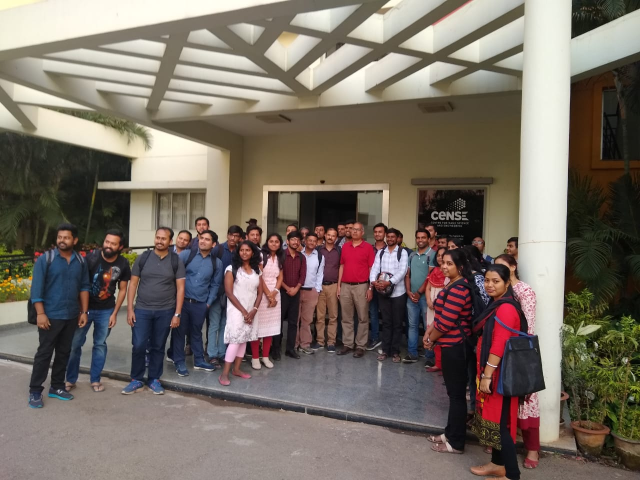
#> input picture computervision/img1.jpeg, 1280 x 960 px (shown at 1/2 size)
$ python 2-FaceDetection.py
#> lines starting #> are read from the running program, lines starting #| are printed output that depends on the picture; after the words box and inside, x2 and y2 are one past the last pixel; in counts of white or black regions, pixels touching at a corner belong together
# -*- coding: utf-8 -*-
import cv2

# Create a CascadeClassifier Object
face_cascade = cv2.CascadeClassifier("haarcascade_frontalface_default.xml")

#Reading the image as it is
img = cv2.imread("img1.jpeg")
#> img is the input picture: shape (960, 1280, 3); mean B, G, R 101, 110.1, 120.6

#Reading the image as gray scale image
gray_img = cv2.cvtColor(img,cv2.COLOR_BGR2GRAY)
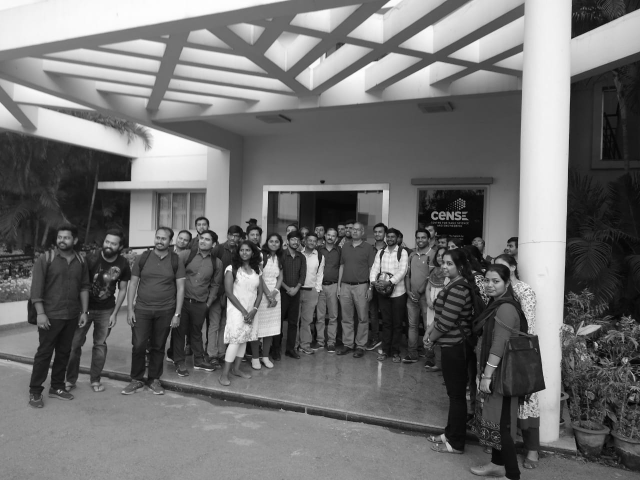
#> gray_img: shape (960, 1280) (shown at 1/2 size); min 0, max 254, mean 112.2

#Search the co-ordinates of the image
faces=face_cascade.detectMultiScale(gray_img,scaleFactor=1.05,minNeighbors=5)
#> faces = 25 rows, first 6: [389, 439, 28, 28], [626, 450, 25, 25], [698, 449, 27, 27], [743, 454, 28, 28], [496, 459, 28, 28], [647, 460, 29, 29]
print(type(faces))
#| <class 'numpy.ndarray'>
print(faces)
#> (printed output is left out)

for x,y,w,h in faces:
    img = cv2.rectangle(img,(x,y),(x+w,y+h),(0,255,0),3)
#> this loop made 25 passes
#> (x, y, w, h) on passes 1 to 12: (389, 439, 28, 28), (626, 450, 25, 25), (698, 449, 27, 27), (743, 454, 28, 28), (496, 459, 28, 28), (647, 460, 29, 29), (767, 464, 27, 27), (827, 464, 30, 30), (577, 470, 26, 26), (533, 472, 30, 30), (610, 471, 26, 26), (475, 489, 30, 30)
#> pass 1, `img = cv2.rectangle(img,(x,y),(x+w,y+h),(0,255,0),3)`:
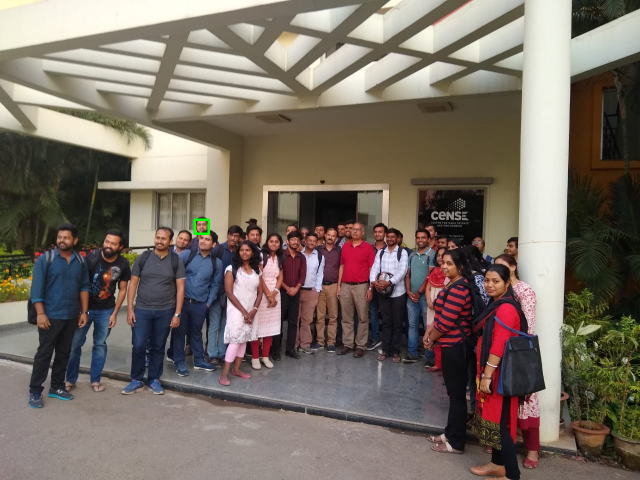
#> img: shape (960, 1280, 3) (shown at 1/2 size); 0.04% of pixels changed, all inside (x1, y1, x2, y2) = (387, 437, 420, 470)
#> pass 3, `img = cv2.rectangle(img,(x,y),(x+w,y+h),(0,255,0),3)`:
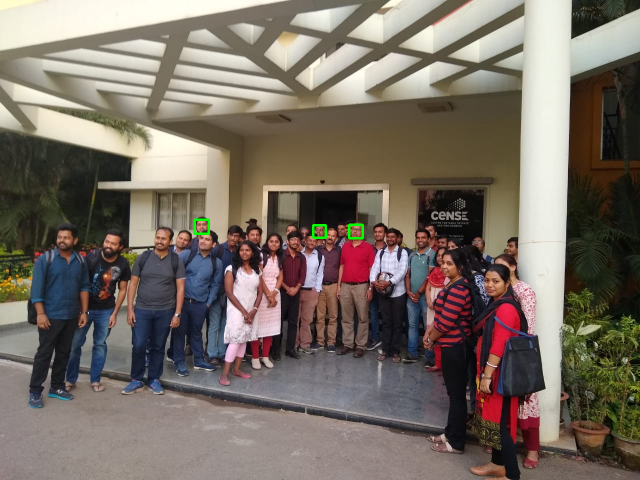
#> img: shape (960, 1280, 3) (shown at 1/2 size); mean B, G, R 100.9, 110.3, 120.5
#> after the loop:
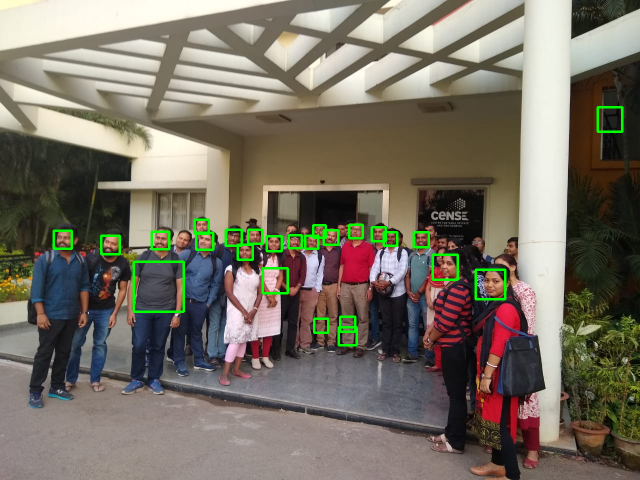
#> img: shape (960, 1280, 3) (shown at 1/2 size); 1.29% of pixels changed, all inside (x1, y1, x2, y2) = (105, 212, 1247, 693)
resized = cv2.resize(img,(int(img.shape[1]/2),int(img.shape[0])))
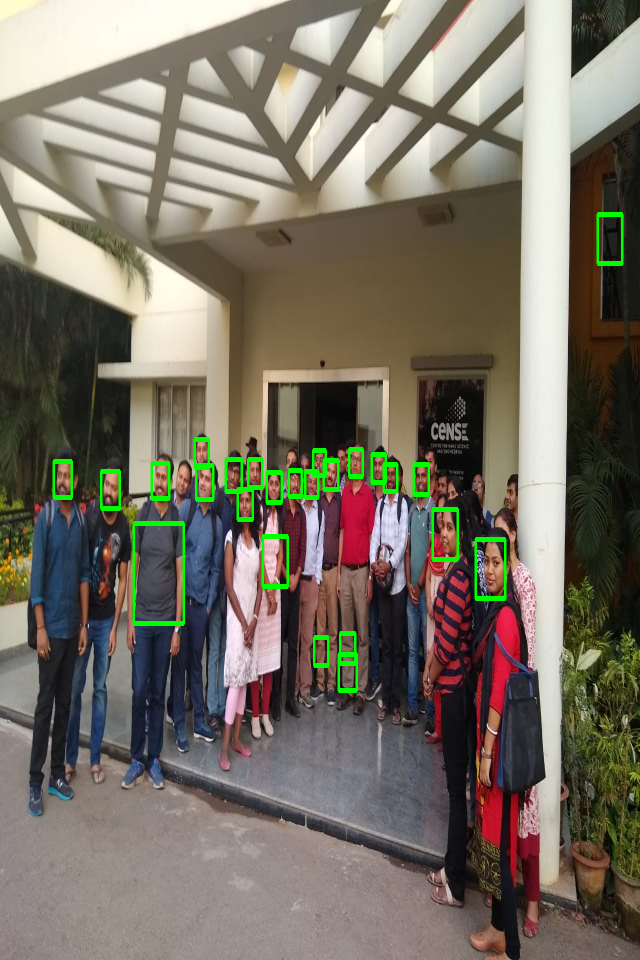
#> resized: shape (960, 640, 3); mean B, G, R 100.4, 113, 119.6
cv2.imshow("Gray",resized)
cv2.waitKey(0)
cv2.destroyAllWindows()

$ run again, with computervision/img3.jpg copied over computervision/img1.jpeg
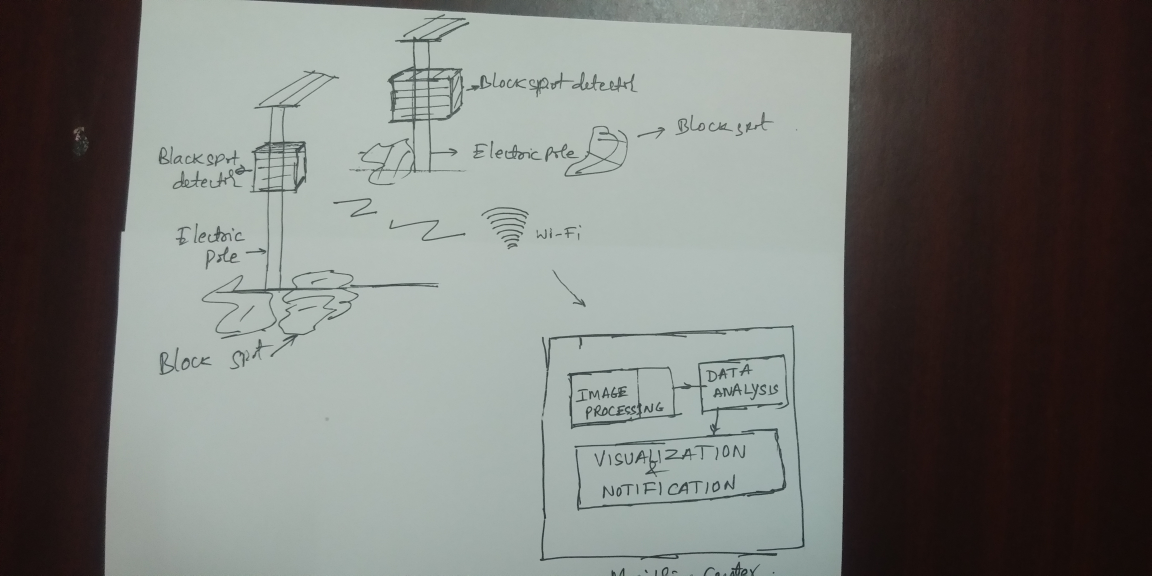
#> input picture computervision/img3.jpg, 4608 x 2304 px (shown at 1/4 size)
#> img is the input picture: shape (2304, 4608, 3); mean B, G, R 117, 120.9, 118.8
#> faces = [[2592, 1826, 56, 56], [681, 873, 113, 113]]
#| <class 'numpy.ndarray'>
#| [[2592 1826   56   56]
#|  [ 681  873  113  113]]
#> the loop `for x,y,w,h in faces:` made 2 passes
#> `resized = cv2.resize(img,(int(img.shape[1]/2),int(img.shape[0])))`:
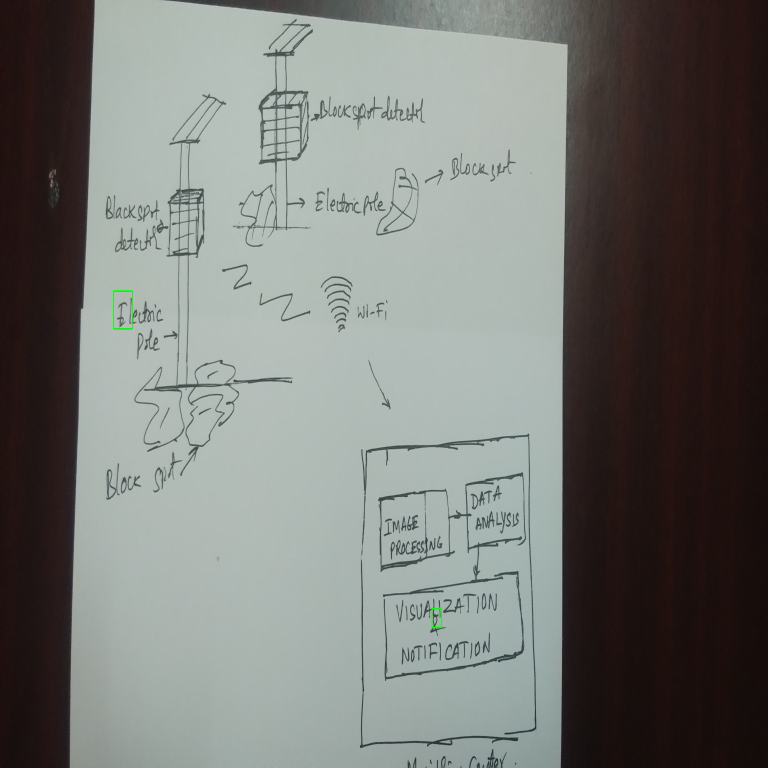
#> resized: shape (2304, 2304, 3) (shown at 1/3 size); mean B, G, R 117.2, 121.2, 119
